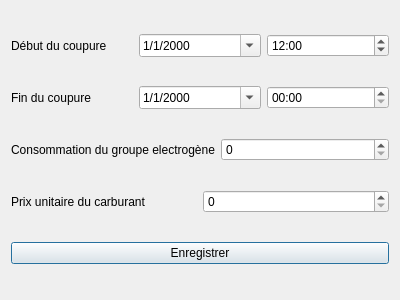
<?xml version="1.0" encoding="UTF-8"?>
<ui version="4.0">
 <class>AddCoupureDialog</class>
 <widget class="QDialog" name="AddCoupureDialog">
  <property name="geometry">
   <rect>
    <x>0</x>
    <y>0</y>
    <width>400</width>
    <height>300</height>
   </rect>
  </property>
  <property name="windowTitle">
   <string>Dialog</string>
  </property>
  <layout class="QVBoxLayout" name="verticalLayout">
   <item>
    <layout class="QHBoxLayout" name="horizontalLayout">
     <item>
      <widget class="QLabel" name="label">
       <property name="text">
        <string>Début du coupure</string>
       </property>
      </widget>
     </item>
     <item>
      <widget class="QDateEdit" name="startDate">
       <property name="displayFormat">
        <string>d/M/yyyy</string>
       </property>
       <property name="calendarPopup">
        <bool>true</bool>
       </property>
       <property name="timeSpec">
        <enum>Qt::LocalTime</enum>
       </property>
      </widget>
     </item>
     <item>
      <widget class="QTimeEdit" name="startTime">
       <property name="displayFormat">
        <string>hh:mm</string>
       </property>
       <property name="timeSpec">
        <enum>Qt::LocalTime</enum>
       </property>
       <property name="time">
        <time>
         <hour>12</hour>
         <minute>0</minute>
         <second>0</second>
        </time>
       </property>
      </widget>
     </item>
    </layout>
   </item>
   <item>
    <layout class="QHBoxLayout" name="horizontalLayout_2">
     <item>
      <widget class="QLabel" name="label_2">
       <property name="text">
        <string>Fin du coupure</string>
       </property>
      </widget>
     </item>
     <item>
      <widget class="QDateEdit" name="endDate">
       <property name="displayFormat">
        <string>d/M/yyyy</string>
       </property>
       <property name="calendarPopup">
        <bool>true</bool>
       </property>
       <property name="timeSpec">
        <enum>Qt::LocalTime</enum>
       </property>
      </widget>
     </item>
     <item>
      <widget class="QTimeEdit" name="endTime">
       <property name="displayFormat">
        <string>hh:mm</string>
       </property>
       <property name="timeSpec">
        <enum>Qt::LocalTime</enum>
       </property>
      </widget>
     </item>
    </layout>
   </item>
   <item>
    <layout class="QHBoxLayout" name="horizontalLayout_4">
     <item>
      <widget class="QLabel" name="label_3">
       <property name="text">
        <string>Consommation du groupe electrogène</string>
       </property>
      </widget>
     </item>
     <item>
      <widget class="QSpinBox" name="conso_spin">
       <property name="maximum">
        <number>99999999</number>
       </property>
      </widget>
     </item>
    </layout>
   </item>
   <item>
    <layout class="QHBoxLayout" name="horizontalLayout_3">
     <item>
      <widget class="QLabel" name="label_4">
       <property name="text">
        <string>Prix unitaire du carburant</string>
       </property>
      </widget>
     </item>
     <item>
      <widget class="QSpinBox" name="prix_spin">
       <property name="maximum">
        <number>99999999</number>
       </property>
      </widget>
     </item>
    </layout>
   </item>
   <item>
    <widget class="QPushButton" name="saveBtn">
     <property name="text">
      <string>Enregistrer</string>
     </property>
    </widget>
   </item>
  </layout>
 </widget>
 <resources/>
 <connections/>
</ui>
